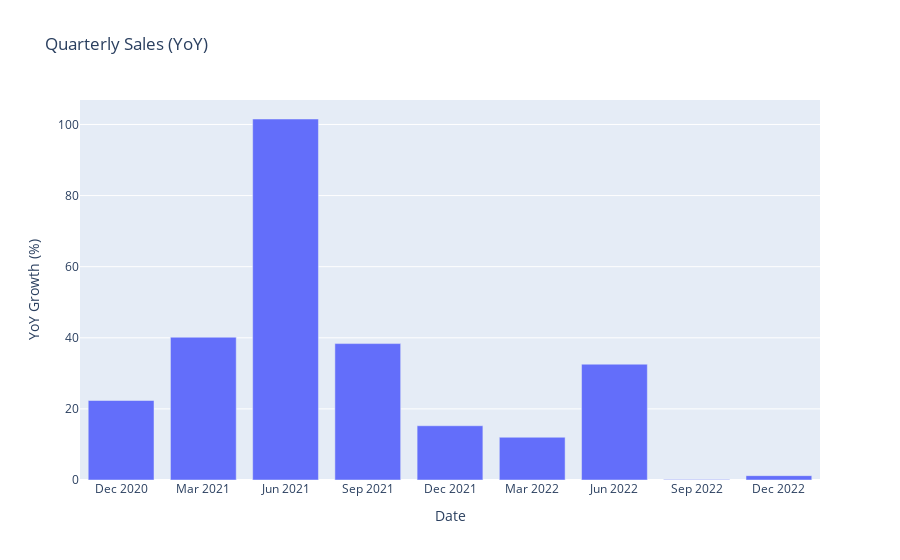

The cell this chart's notebook holds for it:
### Code cell
px.bar(df_qly.dropna(), x='Date', y='YoY Growth (%)', title='Quarterly Sales (YoY)')

### Figure 1 — Plotly figure (JSON) as saved in the notebook; plotly's stock layout.template omitted (floating-point values rounded to 4 significant figures)
{"data": [{"alignmentgroup": "True", "hovertemplate": "Date=%{x}<br>YoY Growth (%)=%{y}<extra></extra>", "legendgroup": "", "marker": {"color": "#636efa", "pattern": {"shape": ""}}, "name": "", "offsetgroup": "", "orientation": "v", "showlegend": false, "textposition": "auto", "type": "bar", "x": ["Dec 2020", "Mar 2021", "Jun 2021", "Sep 2021", "Dec 2021", "Mar 2022", "Jun 2022", "Sep 2022", "Dec 2022"], "xaxis": "x", "y": [22.36, 40.17, 101.5, 38.37, 15.26, 12.02, 32.57, 0.1733, 1.22], "yaxis": "y"}], "layout": {"barmode": "relative", "legend": {"tracegroupgap": 0}, "title": {"text": "Quarterly Sales (YoY)"}, "xaxis": {"anchor": "y", "domain": [0, 1], "title": {"text": "Date"}}, "yaxis": {"anchor": "x", "domain": [0, 1], "title": {"text": "YoY Growth (%)"}}}}
